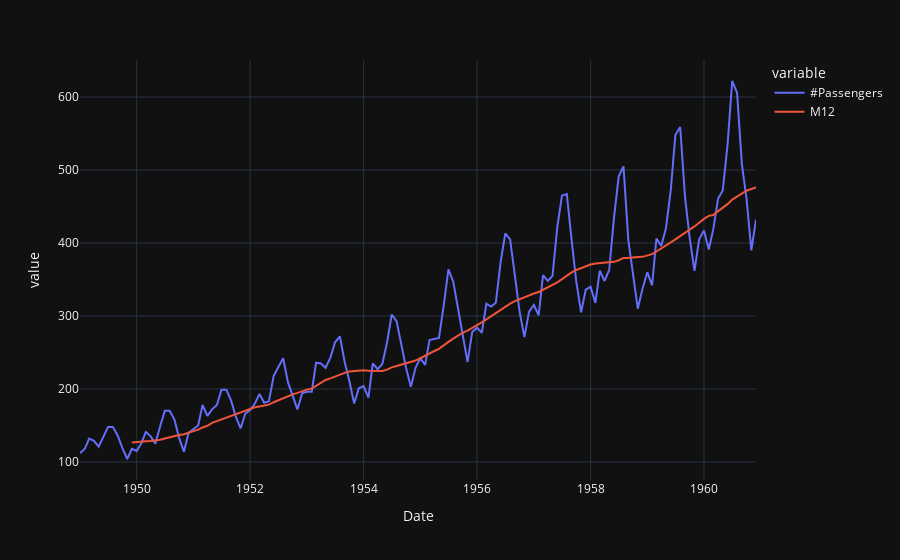

Here is the notebook cell this chart was saved with:
### Code cell
# create 12 month moving average
data['M12'] = data['#Passengers'].rolling(12).mean()

# plot the data and MA
import plotly.express as px
fig = px.line(data, x='Date', y=["#Passengers", 'M12'],
template = 'plotly_dark')
fig.show()

### Figure 1 — Plotly figure (JSON) as saved in the notebook; plotly's stock layout.template omitted (floating-point values rounded to 4 significant figures; data arrays with more than 128 entries replaced by an {"elided": "..."} marker saying what was removed)
{"data": [{"hovertemplate": "variable=#Passengers<br>Date=%{x}<br>value=%{y}<extra></extra>", "legendgroup": "#Passengers", "line": {"color": "#636efa", "dash": "solid"}, "marker": {"symbol": "circle"}, "mode": "lines", "name": "#Passengers", "orientation": "v", "showlegend": true, "type": "scatter", "x": {"elided": "144 str values"}, "xaxis": "x", "y": {"elided": "144 int values"}, "yaxis": "y"}, {"hovertemplate": "variable=M12<br>Date=%{x}<br>value=%{y}<extra></extra>", "legendgroup": "M12", "line": {"color": "#EF553B", "dash": "solid"}, "marker": {"symbol": "circle"}, "mode": "lines", "name": "M12", "orientation": "v", "showlegend": true, "type": "scatter", "x": {"elided": "144 str values"}, "xaxis": "x", "y": {"elided": "144 float values"}, "yaxis": "y"}], "layout": {"legend": {"title": {"text": "variable"}, "tracegroupgap": 0}, "margin": {"t": 60}, "xaxis": {"anchor": "y", "domain": [0, 1], "title": {"text": "Date"}}, "yaxis": {"anchor": "x", "domain": [0, 1], "title": {"text": "value"}}}}
